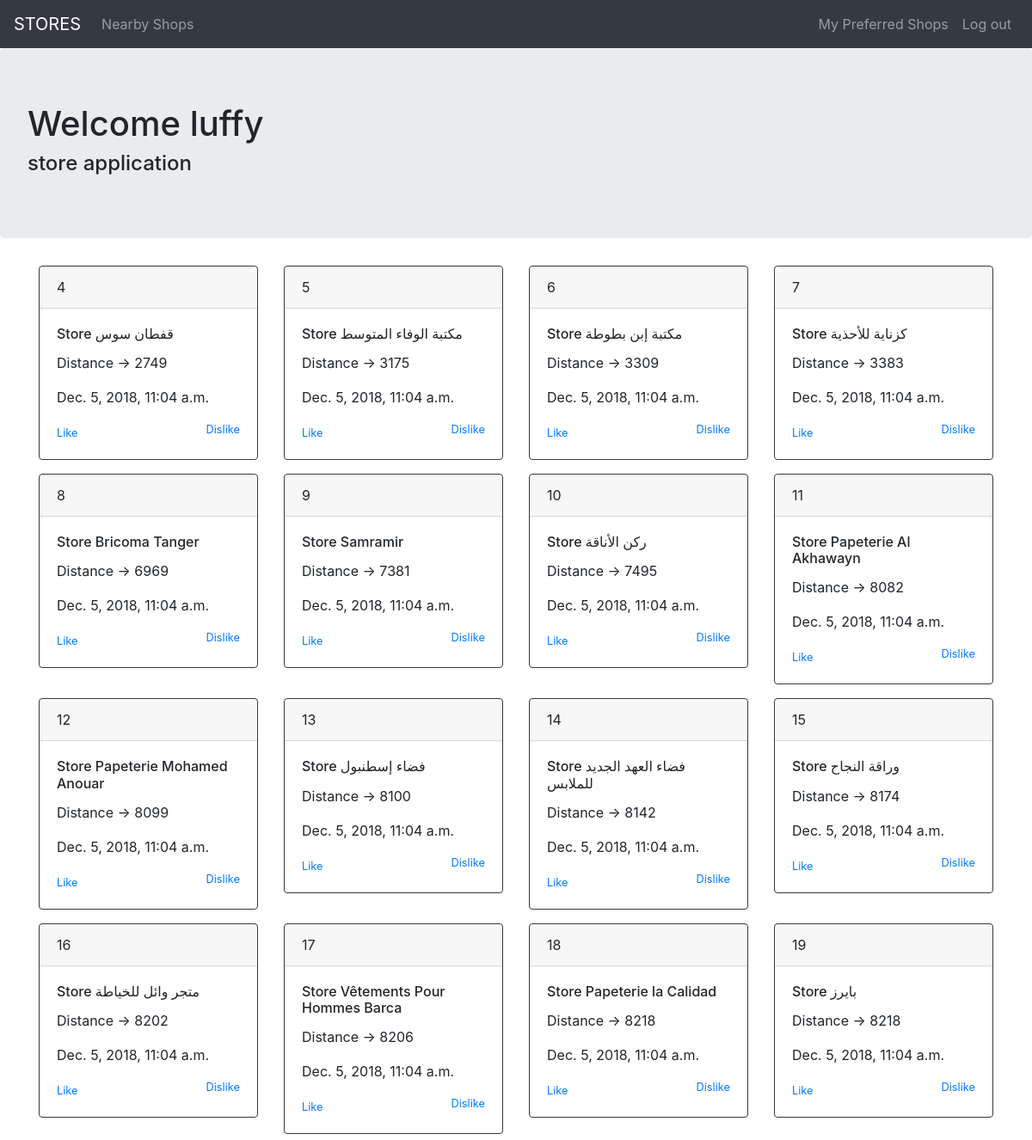
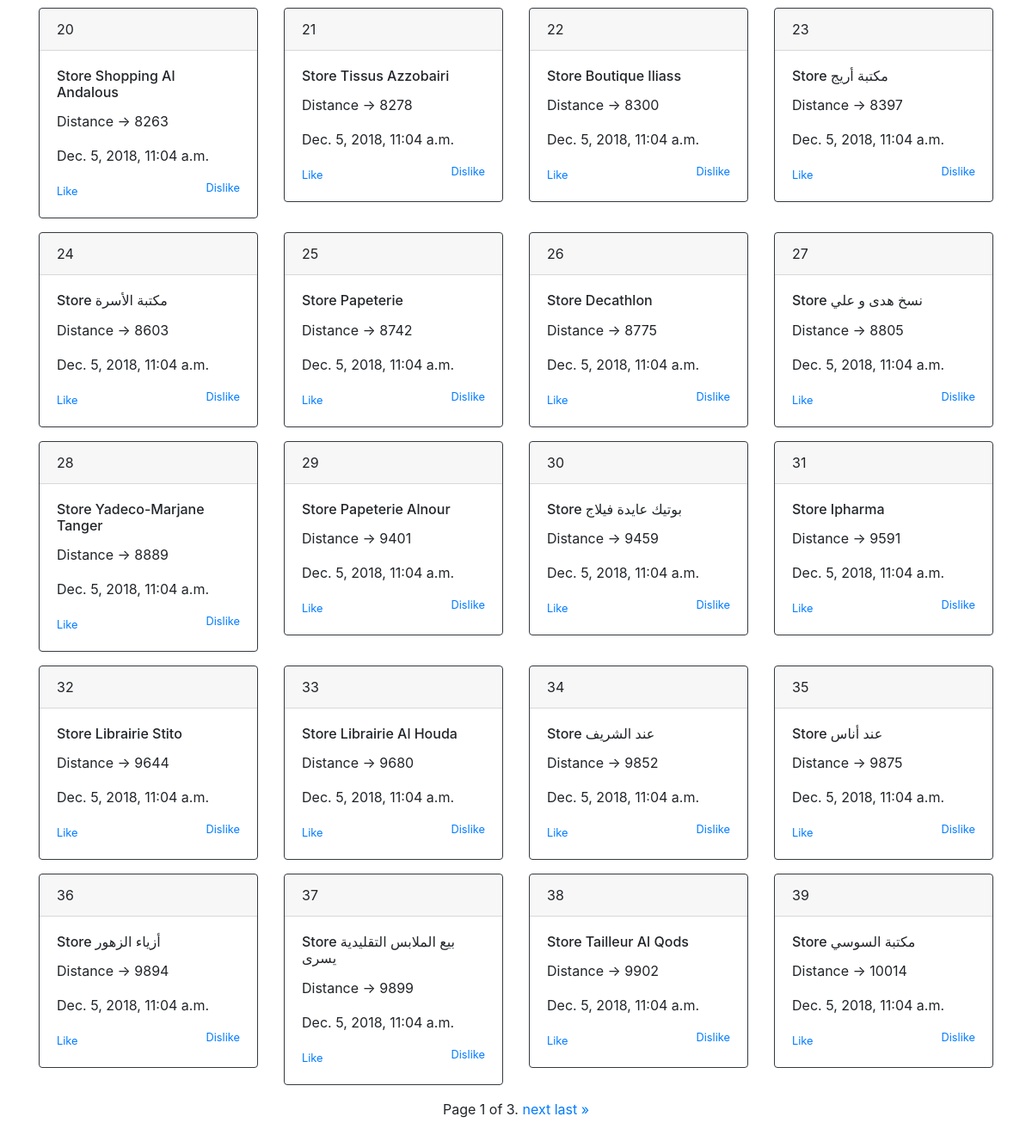
Screenshot of / (signed in) with the database file from the repository (2 pictures, top to bottom).
### stores/models.py (models this page shows, shortened)
class Store(models.Model):
    name = models.CharField(max_length=120)
    distance = models.IntegerField(default=0)
    users = models.ManyToManyField(User, related_name='stores')
    is_preffered = models.BooleanField(default=False)
    is_blocked = models.BooleanField(default=False)
    date = models.DateTimeField(default=datetime.datetime.now)

### stores/views.py (the view)
# urls.py: path('', views.index, name='index'),
def index(request):
    if request.user.is_authenticated:
        current_user = User.objects.get(pk=request.user.id)
        all_stores = current_user.stores.all()
        paginator = Paginator(all_stores, 36)
        page = request.GET.get('page')
        stores = paginator.get_page(page)
        return render(request, 'stores/index.html', {'stores' : stores})
    else:
        return render(request, 'stores/login.html')

### stores/templates/stores/index.html (shortened to what this page needs)
{% extends 'stores/base.html' %}
    {% block top %}
                <h1>Welcome {{user.username}}</h1>
                <h4>store application</h4>
    {% endblock %}
    {% block body %}
            <div class="container">
            <div class="row">
                    {% for store in stores %}
                    <div class="col-3">
                        <div class="card border-dark mb-3" style="max-width: 20rem;">
                                <div class="card-header">{{ store.id }}</div>
                                <div class="card-body">
                                  <h6 class="card-title">Store {{ store.name }}</h6>
                                  <p class="card-text">Distance -> {{ store.distance }}</p>
                                  <p>{{ store.date }}</p>
                                  <small><a href="store_id={{ store.id }}">Like</a></small>
                                  <small style="float:right;"><a href="#">Dislike</a></small>
                                </div>
                        </div>
                    </div>
                {% endfor %}
            </div>
        <div class="pagination" style="display:table;margin-right: auto;
        margin-left: auto;">
                <span class="step-links">
                    <span class="current">
                        Page {{ stores.number }} of {{ stores.paginator.num_pages }}.
                    </span>
                    {% if stores.has_next %}
                        <a href="?page={{ stores.next_page_number }}">next</a>
                        <a href="?page={{ stores.paginator.num_pages }}">last &raquo;</a>
                    {% endif %}
                </span>
            </div>
        </div>
    {% endblock %}

### rows the page displays
Store: id "4", name "قفطان سوس", distance "2749", date "Dec. 5, 2018, 11:04 a.m."
Store: id "5", name "مكتبة الوفاء المتوسط", distance "3175", date "Dec. 5, 2018, 11:04 a.m."
Store: id "6", name "مكتبة إبن بطوطة", distance "3309", date "Dec. 5, 2018, 11:04 a.m."
Store: id "7", name "كزناية للأحذية", distance "3383", date "Dec. 5, 2018, 11:04 a.m."
Store: id "8", name "Bricoma Tanger", distance "6969", date "Dec. 5, 2018, 11:04 a.m."
Store: id "9", name "Samramir", distance "7381", date "Dec. 5, 2018, 11:04 a.m."
Store: id "10", name "ركن الأناقة", distance "7495", date "Dec. 5, 2018, 11:04 a.m."
Store: id "11", name "Papeterie Al Akhawayn", distance "8082", date "Dec. 5, 2018, 11:04 a.m."
Store: id "12", name "Papeterie Mohamed Anouar", distance "8099", date "Dec. 5, 2018, 11:04 a.m."
Store: id "13", name "فضاء إسطنبول", distance "8100", date "Dec. 5, 2018, 11:04 a.m."
Store: id "14", name "فضاء العهد الجديد للملابس", distance "8142", date "Dec. 5, 2018, 11:04 a.m."
Store: id "15", name "وراقة النجاح", distance "8174", date "Dec. 5, 2018, 11:04 a.m."
Store: id "16", name "متجر وائل للخياطة", distance "8202", date "Dec. 5, 2018, 11:04 a.m."
Store: id "17", name "Vêtements Pour Hommes Barca", distance "8206", date "Dec. 5, 2018, 11:04 a.m."
Store: id "18", name "Papeterie la Calidad", distance "8218", date "Dec. 5, 2018, 11:04 a.m."
Store: id "19", name "بايرز", distance "8218", date "Dec. 5, 2018, 11:04 a.m."
Store: id "20", name "Shopping Al Andalous", distance "8263", date "Dec. 5, 2018, 11:04 a.m."
Store: id "21", name "Tissus Azzobairi", distance "8278", date "Dec. 5, 2018, 11:04 a.m."
Store: id "22", name "Boutique Iliass", distance "8300", date "Dec. 5, 2018, 11:04 a.m."
Store: id "23", name "مكتبة أريج", distance "8397", date "Dec. 5, 2018, 11:04 a.m."
Store: id "24", name "مكتبة الأسرة", distance "8603", date "Dec. 5, 2018, 11:04 a.m."
Store: id "25", name "Papeterie", distance "8742", date "Dec. 5, 2018, 11:04 a.m."
Store: id "26", name "Decathlon", distance "8775", date "Dec. 5, 2018, 11:04 a.m."
Store: id "27", name "نسخ هدى و علي", distance "8805", date "Dec. 5, 2018, 11:04 a.m."
Store: id "28", name "Yadeco-Marjane Tanger", distance "8889", date "Dec. 5, 2018, 11:04 a.m."
Store: id "29", name "Papeterie Alnour", distance "9401", date "Dec. 5, 2018, 11:04 a.m."
Store: id "30", name "بوتيك عايدة فيلاج", distance "9459", date "Dec. 5, 2018, 11:04 a.m."
Store: id "31", name "Ipharma", distance "9591", date "Dec. 5, 2018, 11:04 a.m."
Store: id "32", name "Librairie Stito", distance "9644", date "Dec. 5, 2018, 11:04 a.m."
Store: id "33", name "Librairie Al Houda", distance "9680", date "Dec. 5, 2018, 11:04 a.m."
Store: id "34", name "عند الشريف", distance "9852", date "Dec. 5, 2018, 11:04 a.m."
Store: id "35", name "عند أناس", distance "9875", date "Dec. 5, 2018, 11:04 a.m."
Store: id "36", name "أزياء الزهور", distance "9894", date "Dec. 5, 2018, 11:04 a.m."
Store: id "37", name "بيع الملابس التقليدية يسرى", distance "9899", date "Dec. 5, 2018, 11:04 a.m."
Store: id "38", name "Tailleur Al Qods", distance "9902", date "Dec. 5, 2018, 11:04 a.m."
Store: id "39", name "مكتبة السوسي", distance "10014", date "Dec. 5, 2018, 11:04 a.m."

### other values shown
{{ user.username }} "luffy"
{{ stores.number }} "1"
{{ stores.paginator.num_pages }} "3"
